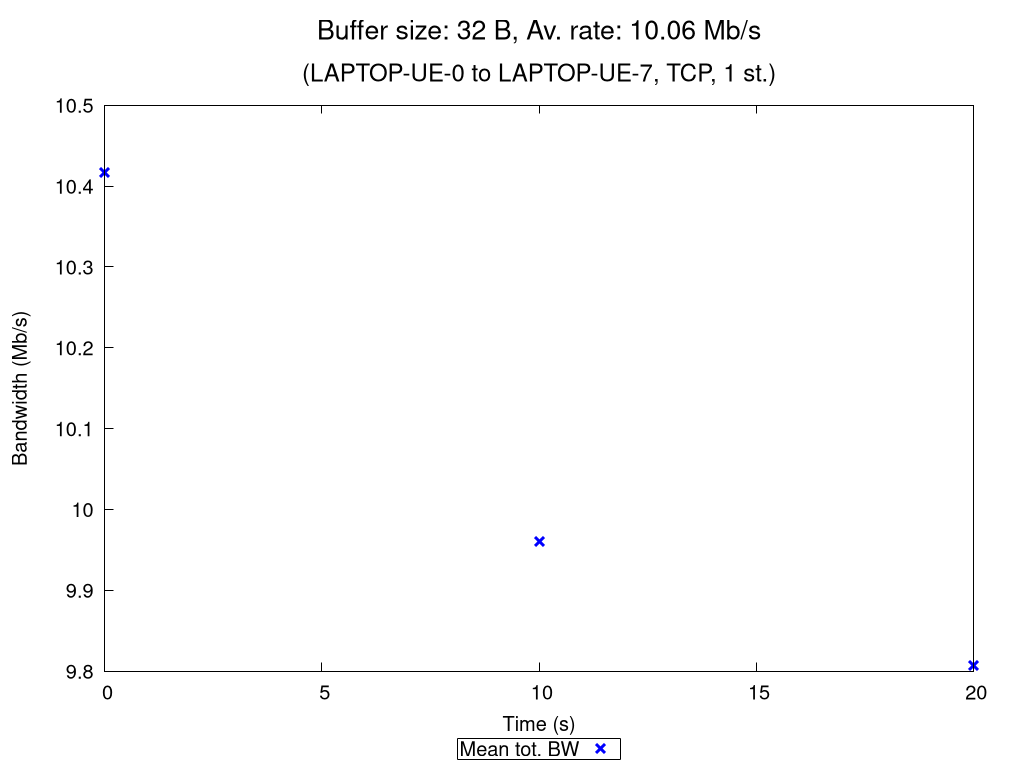

This figure's gnuplot source:
set terminal pngcairo nocrop enhanced size 1024,768 font "Verdana,15"
set output "TCP_1_st_2020_11_05_12-25-18_one2two_00032B.png"

set title "{/=20 Buffer size: 32 B, Av. rate: 10.06 Mb/s}\n\n{/=18 (LAPTOP-UE-0 to LAPTOP-UE-7, TCP, 1 st.)}"

set xlabel "Time (s)"
set ylabel "Bandwidth (Mb/s)"
set ytics nomirror
set key bmargin center horizontal box samplen 1 width -1
set bmargin 4.6
set rmargin 4.5

rf = 1000000.0  # rate factor
set style fill transparent solid 0.2 noborder
set autoscale xfix
plot "TCP_1_st_2020_11_05_12-25-18_one2two_00032B_iperf_processed.dat" using 1:($2/rf-$3/rf):($2/rf+$3/rf) with filledcurves lc rgb "blue" notitle, \
     "" using 1:($2/rf) with points pt 2 ps 1.5 lw 3 lc rgb "blue" title "Mean tot. BW", \
